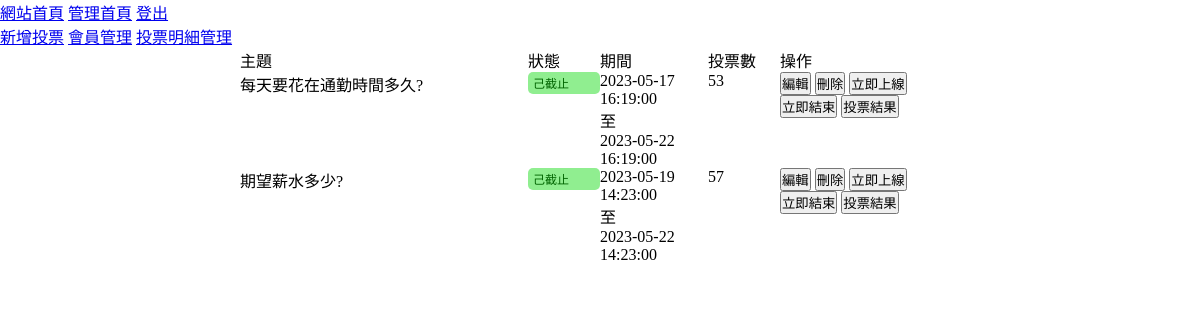
The app's page /backend.php with its own data.
### tables this page shows
CREATE TABLE `topics` (
  `id` int(10) UNSIGNED NOT NULL,
  `subject` text NOT NULL,
  `open_time` datetime NOT NULL,
  `close_time` datetime NOT NULL,
  `type` int(1) UNSIGNED NOT NULL,
  `created_time` timestamp NOT NULL DEFAULT current_timestamp(),
  `updated_time` timestamp NOT NULL DEFAULT current_timestamp() ON UPDATE current_timestamp()
);

### back/topic_list.php (the view)
<ul class="topic-list">
    <li class="list-row">
        <div class="list-item-title">主題</div>
        <div class="list-item-title">狀態</div>
        <div class="list-item-title">期間</div>
        <div class="list-item-title">投票數</div>
        <div class="list-item-title">操作</div>
    </li>
<?php
    $sql="SELECT `topics`.*,
            sum(`options`.`total`) as '總計'
          FROM `topics`,`options`
          WHERE `topics`.`id`=`options`.`subject_id`
          GROUP BY `topics`.`id`;";
    $rows=$pdo->query($sql)->fetchAll(PDO::FETCH_ASSOC);
    foreach($rows as $row){
?>
    <li class="list-row">
        <div class="list-item"><?=$row['subject'];?></div>
        <div class="list-item">
            <?php
                $now=strtotime('now');
                $open=strtotime($row['open_time']);
                $close=strtotime($row['close_time']);
                if($now<$open){
                    echo "<div class='await'>未開始</div>";
                }else if($now >= $open && $now <=$close){
                    echo "<div class='in-process'>投票中</div>";
                }else{
                    echo "<div class='finish'>己截止</div>";
                }
            ?>
        </div>
        <div class="list-item">
            <div><?=$row['open_time']?></div>
            至
            <div><?=$row['close_time'];?></div>
        </div>
        <div class="list-item">
            <?=$row['總計'];?>
        </div>
        <div class="list-item">
            <button onclick="location.href='./backend.php?do=edit_vote&id=<?=$row['id'];?>'">編輯</button>
            <button onclick="location.href='./back/del_vote.php?id=<?=$row['id'];?>'">刪除</button>
            <button onclick="location.href='./back/open.php?id=<?=$row['id'];?>'">立即上線</button>
            <button onclick="location.href='./back/close.php?id=<?=$row['id'];?>'">立即結束</button>
            <button onclick="location.href='./backend.php?do=result&id=<?=$row['id'];?>'">投票結果</button>
        </div>
    </li>
<?php
    }
?>
</ul>

### css/style.css (style rules this page uses)
* { box-sizing: border-box; margin:0; padding:0; }
.topic-list, .vote-result, .vote-list { list-style-type: none; }
.list-row, .vote-option, .vote-option-title, .vote-subject, .vote-subject-title { display:flex; width:100%; }
.list-item-title:nth-child(1), .list-item:nth-child(1) { width:40%; }
.list-item-title:nth-child(2), .list-item:nth-child(2) { width:10%; }
.list-item-title:nth-child(3), .list-item:nth-child(3) { width:15%; }
.list-item-title:nth-child(4), .list-item:nth-child(4) { width:10%; }
.list-item-title:nth-child(5), .list-item:nth-child(5) { width:25%; }
.finish { padding:2px 5px; border-radius:5px; background:lightgreen; color:darkgreen; border:0; font-size:12px; }

### records on screen
topics: subject "每天要花在通勤時間多久?", shows "己截止", open_time "2023-05-17 16:19:00", close_time "2023-05-22 16:19:00", 總計 "53"
topics: subject "期望薪水多少?", shows "己截止", open_time "2023-05-19 14:23:00", close_time "2023-05-22 14:23:00", 總計 "57"
